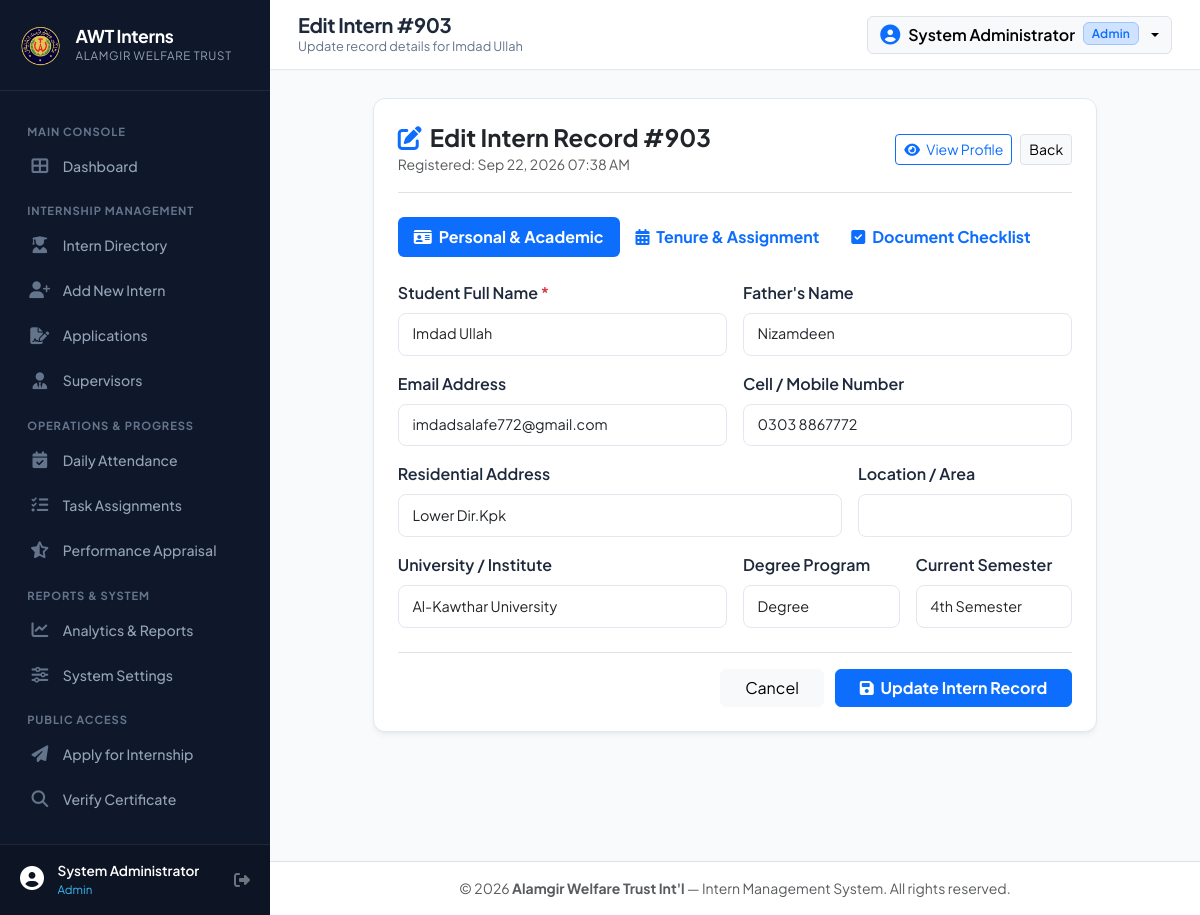
/admin/intern_edit.php?id=903 (signed in), run on the app's committed database.
### tables this page shows
CREATE TABLE `interns` (
    `id` INT AUTO_INCREMENT PRIMARY KEY,
    `user_id` INT NULL,
    `sname` VARCHAR(200) NOT NULL,
    `Father_name` VARCHAR(200) NULL,
    `Cellnumber` VARCHAR(100) NULL,
    `Email` VARCHAR(150) NULL,
    `Address` TEXT NULL,
    `sInstitute` VARCHAR(200) NULL,
    `Degree` VARCHAR(150) NULL,
    `sterm` VARCHAR(100) NULL,
    `Location` VARCHAR(150) NULL,
    `ERPNO` VARCHAR(100) NULL,
    
     
    `iyear` VARCHAR(20) NULL,
    `Summer` TINYINT(1) NOT NULL DEFAULT 0,
    `Hours` VARCHAR(100) NULL,
    `dateassignfrom` DATETIME NULL,
    `dateassignto` DATETIME NULL,
    `dateprefferedfrom` DATETIME NULL,
    `dateprefferedto` DATETIME NULL,
    `DateofInternship` DATETIME NULL,
    `Dateofentry` DATETIME NULL,
    `Date_of_Submission` DATETIME NULL,
    
     
    `GroupName` INT NULL,
    `GroupTime` VARCHAR(100) NULL,
    `GroupN` VARCHAR(100) NULL,
    
     
    `confirmed` TINYINT(1) NOT NULL DEFAULT 0,
    `Waiting` TINYINT(1) NOT NULL DEFAULT 0,
    `status` ENUM('pending', 'confirmed', 'waiting', 'active', 'completed', 'terminated') NOT NULL DEFAULT 'pending',
    
     
    `Organizationname` VARCHAR(200) DEFAULT 'Alamgir Welfare Trust Int''l',
    `Department` VARCHAR(150) NULL,
    `Supervisor` VARCHAR(150) NULL,
    `supervisor_id` INT NULL,
    `Mentor` VARCHAR(150) NULL,
    `Designationanddepartment` VARCHAR(200) NULL,
    `HRperson` VARCHAR(150) DEFAULT 'Nisar Ahmed',
    `HRdesignation` VARCHAR(150) DEFAULT 'Coordinator',
    
     
    `Request_Form` TINYINT(1) NOT NULL DEFAULT 0,
    `Photograph` TINYINT(1) NOT NULL DEFAULT 0,
    `CV` TINYINT(1) NOT NULL DEFAULT 0,
    `Recommendation_Letter` TINYINT(1) NOT NULL DEFAULT 0,
    `CNIC_copy` TINYINT(1) NOT NULL DEFAULT 0,
    `Student_ID` TINYINT(1) NOT NULL DEFAULT 0,
    `photo` VARCHAR(255) NULL,
    
     
    `punctuality` INT DEFAULT 0,
    `regularity` INT DEFAULT 0,
    `productivity` INT DEFAULT 0,
    `relationship_with_others` INT DEFAULT 0,
    `Initiative` INT DEFAULT 0,
    `Maturity` INT DEFAULT 0,
    `Confidence` INT DEFAULT 0,
    `Analytical_ability` INT DEFAULT 0,
    `abilityhardword` INT DEFAULT 0,
    `knowledge` INT DEFAULT 0,
    `total_score` INT GENERATED ALWAYS AS (
        `punctuality` + `regularity` + `productivity` + `relationship_with_others` +
        `Initiative` + `Maturity` + `Confidence` + `Analytical_ability` +
        `abilityhardword` + `knowledge`
    ) STORED,
    
     
    `Assignedwork` TEXT NULL,
    `comments` TEXT NULL,
    `Assignment1` TINYINT(1) NOT NULL DEFAULT 0,
    `Assignment2` TINYINT(1) NOT NULL DEFAULT 0,
    `Assignment3` TINYINT(1) NOT NULL DEFAULT 0,
    `Assignment4` TINYINT(1) NOT NULL DEFAULT 0,
    `Assignment5` TINYINT(1) NOT NULL DEFAULT 0,
    `Assignments` TEXT NULL,
    `Remarks` TEXT NULL,
    `Certificate_Period_Detail` VARCHAR(255) NULL,
    
     
    `created_at` TIMESTAMP DEFAULT CURRENT_TIMESTAMP,
    `updated_at` TIMESTAMP DEFAULT CURRENT_TIMESTAMP ON UPDATE CURRENT_TIMESTAMP,
    
    INDEX `idx_intern_institute` (`sInstitute`),
    INDEX `idx_intern_year` (`iyear`),
    INDEX `idx_intern_status` (`status`),
    INDEX `idx_intern_confirmed` (`confirmed`),
    INDEX `idx_intern_waiting` (`Waiting`),
    INDEX `idx_intern_dept` (`Department`),
    CONSTRAINT `fk_intern_user` FOREIGN KEY (`user_id`) REFERENCES `users` (`id`) ON DELETE SET NULL,
    CONSTRAINT `fk_intern_supervisor` FOREIGN KEY (`supervisor_id`) REFERENCES `supervisors` (`id`) ON DELETE SET NULL
);

### admin/intern_edit.php (the view, shortened to what the rows shown need)
<?php
require_once __DIR__ . '/../config/database.php';
require_once __DIR__ . '/../config/auth.php';
require_once __DIR__ . '/../config/helpers.php';
$id = (int)($_GET['id'] ?? 0);
$intern = db_fetch_one("SELECT * FROM interns WHERE id = ?", [$id]);
$pageTitle = 'Edit Intern #' . $id;
$pageSubtitle = 'Update record details for ' . e($intern['sname']);
require_once __DIR__ . '/../includes/header.php';
?>
<div class="row justify-content-center">
    <div class="col-lg-10">
        <form action="intern_edit.php?id=<?= $id; ?>" method="POST" enctype="multipart/form-data" class="awt-card p-4">
            <div class="d-flex justify-content-between align-items-center border-bottom pb-3 mb-4">
                <div>
                    <h4 class="fw-bold mb-0 text-dark"><i class="fas fa-edit text-primary me-2"></i>Edit Intern Record #<?= $id; ?></h4>
                    <span class="text-muted small">Registered: <?= format_datetime($intern['created_at'] ?? $intern['Dateofentry']); ?></span>
                </div>
            </div>
            <div class="tab-content" id="internEditTabsContent">
                <div class="tab-pane fade show active" id="tab-info" role="tabpanel">
                    <div class="row g-3">
                        <div class="col-md-6">
                            <label class="form-label fw-semibold">Student Full Name <span class="text-danger">*</span></label>
                            <input type="text" name="sname" class="form-control" required value="<?= e($intern['sname']); ?>">
                        </div>
                        <div class="col-md-6">
                            <label class="form-label fw-semibold">Father's Name</label>
                            <input type="text" name="father_name" class="form-control" value="<?= e($intern['Father_name']); ?>">
                        </div>
                        <div class="col-md-6">
                            <label class="form-label fw-semibold">Email Address</label>
                            <input type="email" name="email" class="form-control" value="<?= e($intern['Email']); ?>">
                        </div>
                        <div class="col-md-6">
                            <label class="form-label fw-semibold">Cell / Mobile Number</label>
                            <input type="text" name="cellnumber" class="form-control" value="<?= e($intern['Cellnumber']); ?>">
                        </div>
                        <div class="col-md-8">
                            <label class="form-label fw-semibold">Residential Address</label>
                            <input type="text" name="address" class="form-control" value="<?= e($intern['Address']); ?>">
                        </div>
                        <div class="col-md-6">
                            <label class="form-label fw-semibold">University / Institute</label>
                            <input type="text" name="institute" class="form-control" value="<?= e($intern['sInstitute']); ?>">
                        </div>
                        <div class="col-md-3">
                            <label class="form-label fw-semibold">Degree Program</label>
                            <input type="text" name="degree" class="form-control" value="<?= e($intern['Degree']); ?>">
                        </div>
                        <div class="col-md-3">
                            <label class="form-label fw-semibold">Current Semester</label>
                            <input type="text" name="sterm" class="form-control" value="<?= e($intern['sterm']); ?>">
                        </div>
                    </div>
                </div>
            </div>
        </form>
    </div>
</div>
<?php require_once __DIR__ . '/../includes/footer.php'; ?>

### includes/header.php (shortened to what the rows shown need)
<?php
require_once __DIR__ . '/../config/database.php';
require_once __DIR__ . '/../config/auth.php';
require_once __DIR__ . '/../config/helpers.php';
$baseUrl = get_base_url();
$pageTitle = $pageTitle ?? 'Dashboard';
$pageSubtitle = $pageSubtitle ?? '';
?>
<!DOCTYPE html>
<html lang="en">
<head>
    <link href="https://cdn.jsdelivr.net/npm/bootstrap@5.3.3/dist/css/bootstrap.min.css" rel="stylesheet">
    <link href="https://cdnjs.cloudflare.com/ajax/libs/font-awesome/6.5.1/css/all.min.css" rel="stylesheet">
    <link href="<?= $baseUrl; ?>assets/css/style.css" rel="stylesheet">
    <link href="<?= $baseUrl; ?>assets/css/certificate.css" rel="stylesheet">
</head>
<body>
<div class="app-wrapper">
    <div class="app-main">
        <header class="app-topbar">
            <div class="topbar-left">
                <div>
                    <h1 class="page-title"><?= e($pageTitle); ?></h1>
                    <?php if (!empty($pageSubtitle)): ?>
                        <p class="page-breadcrumb mb-0"><?= e($pageSubtitle); ?></p>
                    <?php endif; ?>
                </div>
            </div>
        </header>
        <main class="app-content">

### data on the page
interns: sname "Update record details for Imdad Ullah", created_at "Sep 22, 2026 07:38 AM", sname "Imdad Ullah", father_name "Nizamdeen", email "imdadsalafe772@gmail.com", cellnumber "0303 8867772", address "Lower Dir.Kpk", institute "Al-Kawthar University", degree "Degree", sterm "4th Semester"

### other printed values
$currentUser['name'] "System Administrator"
$currentUser['role'] "Admin"
$pageTitle "Edit Intern #903"
$id "903"
